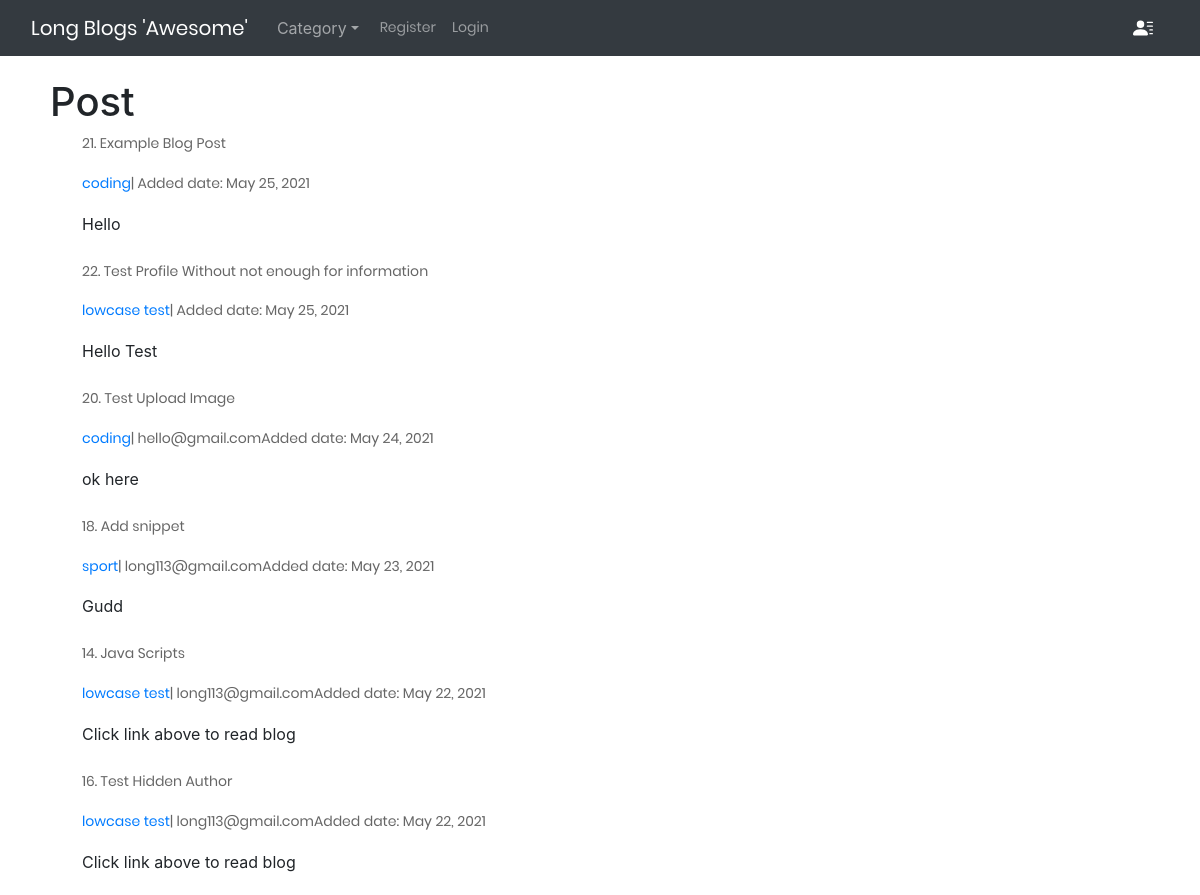
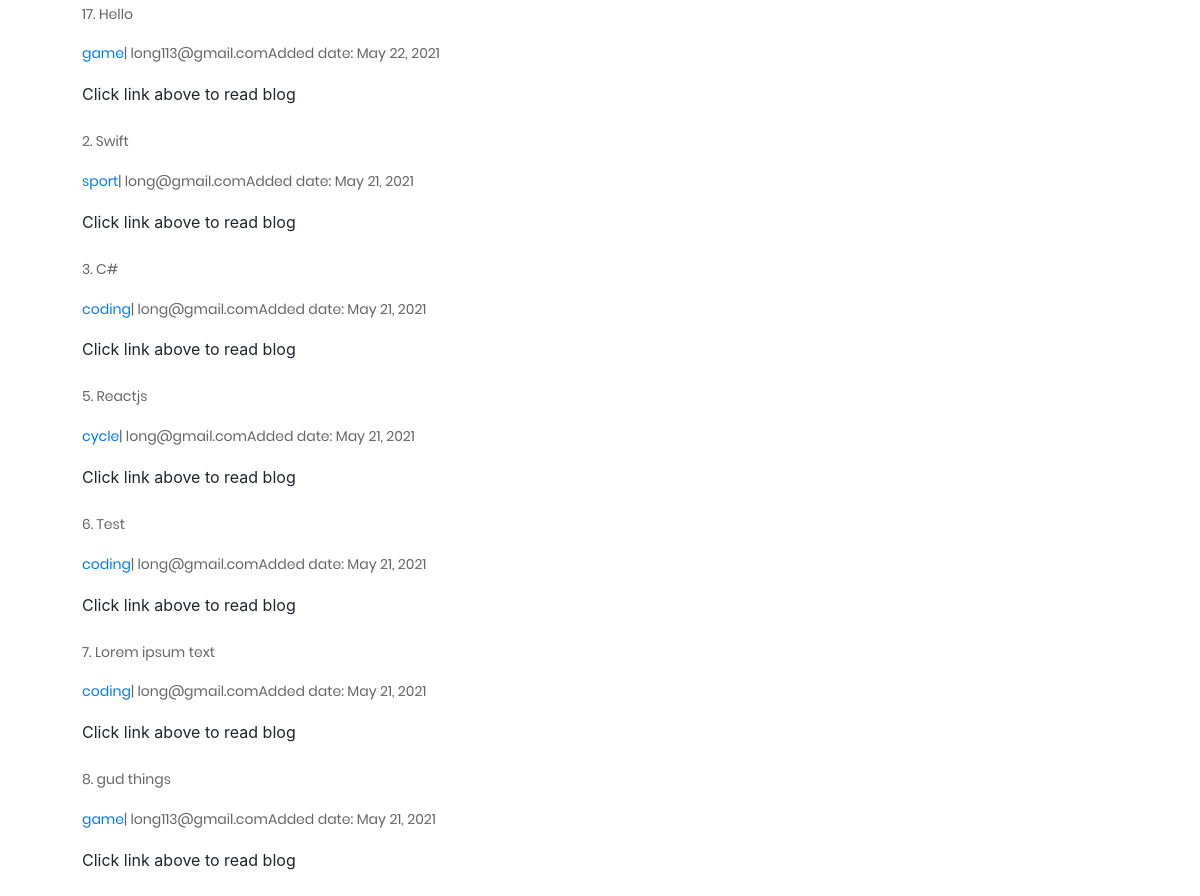
The page / on the database its author committed (2 pictures, top to bottom).
### theblog/models.py (models this page shows, shortened)
class Post(models.Model):
    title = models.CharField(max_length=255)
    header_image = models.ImageField(null=True, blank=True, upload_to="images/")
    title_tag = models.CharField(max_length=255, default='Long Kun Blogs')
    author = models.ForeignKey(User, on_delete=models.CASCADE)
    category = models.CharField(max_length=255, default='coding')
    snippet = models.CharField(max_length=255)
    body = RichTextField(blank=True, null=True)
    post_date = models.DateField(auto_now_add=datetime.now)
    likes = models.ManyToManyField(User, related_name='blog_posts')

### theblog/views.py (the view)
# urls.py: path('', views.HomeView.as_view(), name='home'),
class HomeView(ListView):
    model = Post
    template_name = 'theblog/home.html'
    ordering = ['-post_date']
    def get_context_data(self, **kwargs):
        categories = Category.objects.all()
        context = super(HomeView, self).get_context_data(**kwargs)
        context['categories'] = categories
        return context

### theblog/models.py (called while the page is built)
    def __str__(self):
        return self.name

### theblog/templates/theblog/home.html (shortened to what this page needs)
{% extends 'theblog/base.html' %}
{% block content %}
    <h1>Post</h1>
    <ul>
        {% for post in object_list %}
        <li>
            <a href="{% url 'article-detail' post.pk %}">
                <p>{{post.id}}. {{post.title}}</p>
            </a>
            <div style="display: flex; margin-right: 10px;">
                <a href="{% url 'category' post.category|slugify %}">
                    {{post.category}}
                </a>
                <p> | {{post.author.email}}Added date: {{post.post_date}}
                </p>
            </div>
            {{post.snippet}}
        </li>
        <br>
        {% endfor %}
    </ul>
{% endblock content %}

### static/theblog/css/user_profile.css (style rules this page uses)
body { background-color: #f9f9fa }

### static/theblog/css/main.css (style rules this page uses)
* { margin: 0px; padding: 0px; box-sizing: border-box; }
body, html { height: 100%; font-family: Poppins-Regular, sans-serif; }
a { font-family: Poppins-Regular; font-size: 14px; line-height: 1.7; color: #666666; margin: 0px; transition: all 0.4s; -webkit-transition: all 0.4s; -o-transition: all 0.4s; -moz-transition: all 0.4s; }
h1,h2,h3,h4,h5,h6 { margin: 0px; }
p { font-family: Poppins-Regular; font-size: 14px; line-height: 1.7; color: #666666; margin: 0px; }
ul, li { margin: 0px; list-style-type: none; }

### rows shown on the page
Post: id "21", title "Example Blog Post", category "coding", post_date "May 25, 2021", snippet "Hello"
Post: id "22", title "Test Profile Without not enough for information", category "lowcase test", post_date "May 25, 2021", snippet "Hello Test"
Post: id "20", title "Test Upload Image", category "coding", author.email "hello@gmail.com", post_date "May 24, 2021", snippet "ok here"
Post: id "18", title "Add snippet", category "sport", author.email "long113@gmail.com", post_date "May 23, 2021", snippet "Gudd"
Post: id "14", title "Java Scripts", category "lowcase test", author.email "long113@gmail.com", post_date "May 22, 2021", snippet "Click link above to read blog"
Post: id "16", title "Test Hidden Author", category "lowcase test", author.email "long113@gmail.com", post_date "May 22, 2021", snippet "Click link above to read blog"
Post: id "17", title "Hello", category "game", author.email "long113@gmail.com", post_date "May 22, 2021", snippet "Click link above to read blog"
Post: id "2", title "Swift", category "sport", author.email "long@gmail.com", post_date "May 21, 2021", snippet "Click link above to read blog"
Post: id "3", title "C#", category "coding", author.email "long@gmail.com", post_date "May 21, 2021", snippet "Click link above to read blog"
Post: id "5", title "Reactjs", category "cycle", author.email "long@gmail.com", post_date "May 21, 2021", snippet "Click link above to read blog"
Post: id "6", title "Test", category "coding", author.email "long@gmail.com", post_date "May 21, 2021", snippet "Click link above to read blog"
Post: id "7", title "Lorem ipsum text", category "coding", author.email "long@gmail.com", post_date "May 21, 2021", snippet "Click link above to read blog"
Post: id "8", title "gud things", category "game", author.email "long113@gmail.com", post_date "May 21, 2021", snippet "Click link above to read blog"
